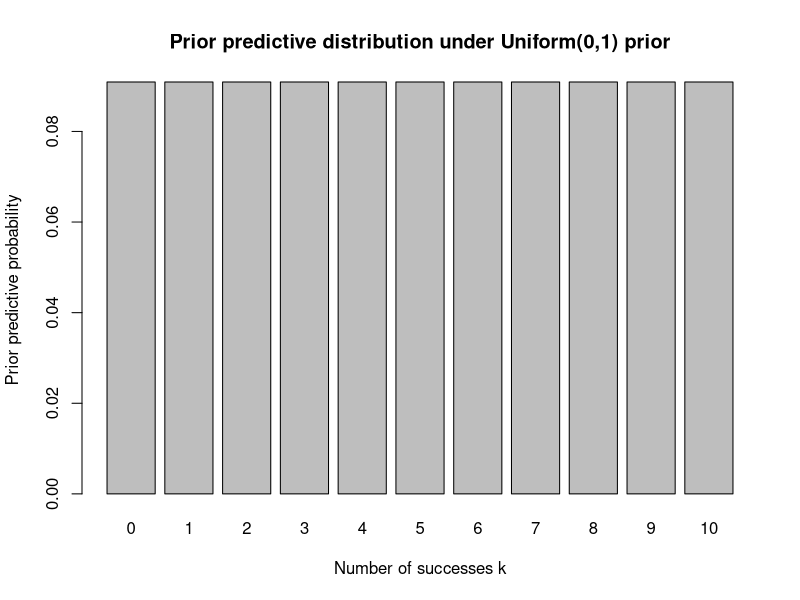
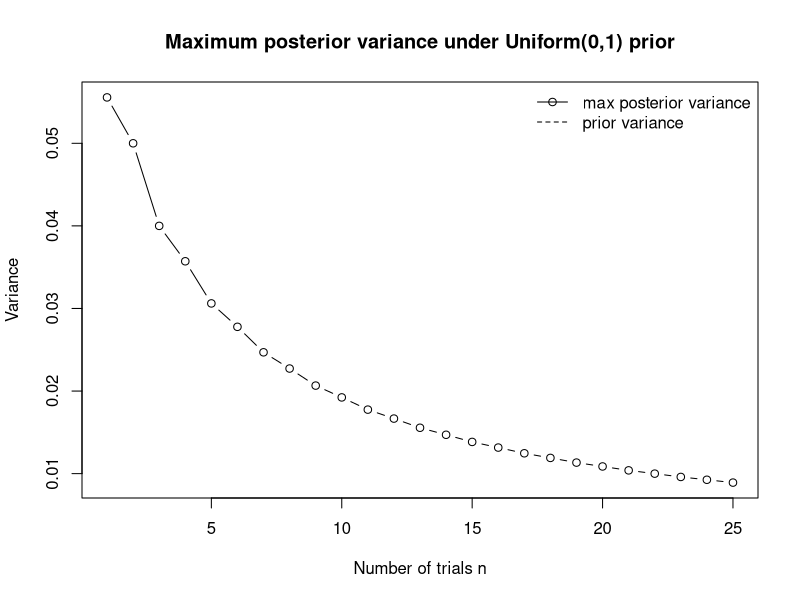
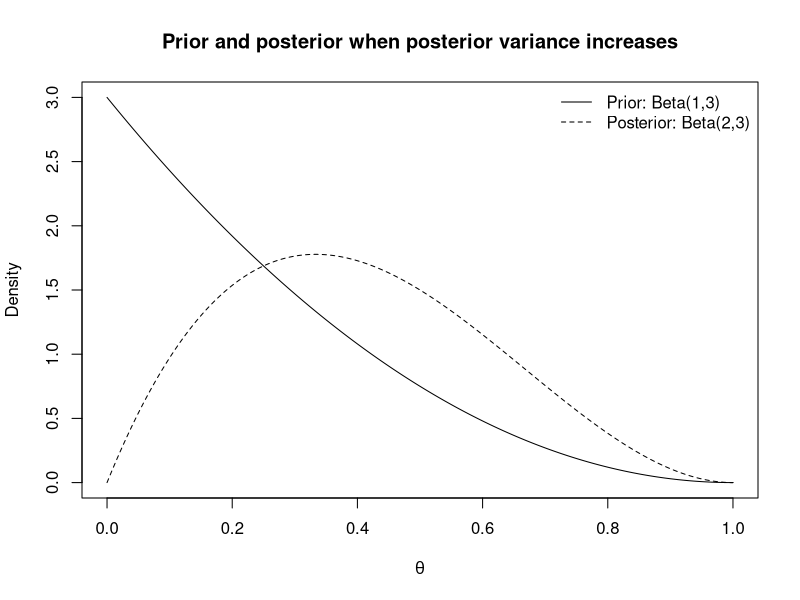

Here is the R script that generated these plots, in order:
# Project 01 / Analysis 01
# Beta-Binomial Foundations
#
# Purpose:
#   Demonstrate basic beta-binomial calculations used in Bayesian updating:
#   prior predictive probabilities, conjugate posterior updating, posterior
#   means as weighted averages, and variance behavior before/after observing data.
#
# How to run:
#   Open this file in VS Code and press Source.
#   The script assumes VS Code is opened at the repository root:
#   bayesian-statistical-theory-methods/

# -----------------------------
# Project setup
# -----------------------------

out_dir <- "projects/01-bayesian-updating-and-simulation-basics/analyses/01-beta-binomial-foundations"
fig_dir <- file.path(out_dir, "figures")
results_dir <- file.path(out_dir, "results")

dir.create(fig_dir, showWarnings = FALSE, recursive = TRUE)
dir.create(results_dir, showWarnings = FALSE, recursive = TRUE)

beta_mean <- function(a, b) a / (a + b)

beta_var <- function(a, b) {
  (a * b) / ((a + b)^2 * (a + b + 1))
}

posterior_beta_params <- function(a, b, y, n) {
  c(a_post = a + y, b_post = b + n - y)
}

# -----------------------------
# 1. Prior predictive under Uniform(0,1)
# -----------------------------

# If theta ~ Uniform(0,1) = Beta(1,1) and Y | theta ~ Binomial(n, theta),
# then P(Y = k) = 1 / (n + 1), for k = 0, ..., n.
n_demo <- 10
k_values <- 0:n_demo
prior_predictive <- choose(n_demo, k_values) * beta(k_values + 1, n_demo - k_values + 1)

prior_predictive_results <- data.frame(
  n = n_demo,
  k = k_values,
  prior_predictive_probability = prior_predictive,
  expected_uniform_probability = 1 / (n_demo + 1)
)

write.csv(
  prior_predictive_results,
  file = file.path(results_dir, "prior_predictive_uniform_binomial.csv"),
  row.names = FALSE
)

png(file.path(fig_dir, "01_prior_predictive_uniform_binomial.png"), width = 1200, height = 800, res = 150)
barplot(
  height = prior_predictive,
  names.arg = k_values,
  xlab = "Number of successes k",
  ylab = "Prior predictive probability",
  main = "Prior predictive distribution under Uniform(0,1) prior"
)
dev.off()

# -----------------------------
# 2. Posterior mean as weighted average
# -----------------------------

# Example values used only to numerically illustrate the algebra.
a <- 2
b <- 5
n <- 20
y <- 8

post <- posterior_beta_params(a, b, y, n)
a_post <- post["a_post"]
b_post <- post["b_post"]

prior_mean <- beta_mean(a, b)
sample_proportion <- y / n
posterior_mean <- beta_mean(a_post, b_post)

weight_prior <- (a + b) / (a + b + n)
weight_data <- n / (a + b + n)
posterior_mean_from_weights <- weight_prior * prior_mean + weight_data * sample_proportion

posterior_mean_results <- data.frame(
  a = a,
  b = b,
  n = n,
  y = y,
  prior_mean = prior_mean,
  sample_proportion = sample_proportion,
  posterior_mean = posterior_mean,
  prior_weight = weight_prior,
  data_weight = weight_data,
  posterior_mean_from_weighted_average = posterior_mean_from_weights
)

write.csv(
  posterior_mean_results,
  file = file.path(results_dir, "posterior_mean_weighted_average.csv"),
  row.names = FALSE
)

# -----------------------------
# 3. Uniform prior: posterior variance decreases for n >= 1
# -----------------------------

variance_rows <- list()
row_id <- 1

for (n_i in 1:25) {
  for (y_i in 0:n_i) {
    a_prior <- 1
    b_prior <- 1
    params <- posterior_beta_params(a_prior, b_prior, y_i, n_i)
    variance_rows[[row_id]] <- data.frame(
      n = n_i,
      y = y_i,
      prior_variance = beta_var(a_prior, b_prior),
      posterior_variance = beta_var(params["a_post"], params["b_post"])
    )
    row_id <- row_id + 1
  }
}

uniform_variance_results <- do.call(rbind, variance_rows)
uniform_variance_results$posterior_less_than_prior <- (
  uniform_variance_results$posterior_variance < uniform_variance_results$prior_variance
)

write.csv(
  uniform_variance_results,
  file = file.path(results_dir, "uniform_prior_variance_check.csv"),
  row.names = FALSE
)

# Show, for each n, the maximum posterior variance over y.
max_var_by_n <- aggregate(
  posterior_variance ~ n,
  data = uniform_variance_results,
  FUN = max
)
max_var_by_n$prior_variance <- beta_var(1, 1)

png(file.path(fig_dir, "02_uniform_prior_max_posterior_variance.png"), width = 1200, height = 800, res = 150)
plot(
  max_var_by_n$n,
  max_var_by_n$posterior_variance,
  type = "b",
  xlab = "Number of trials n",
  ylab = "Variance",
  main = "Maximum posterior variance under Uniform(0,1) prior"
)
abline(h = beta_var(1, 1), lty = 2)
legend(
  "topright",
  legend = c("max posterior variance", "prior variance"),
  lty = c(1, 2),
  pch = c(1, NA),
  bty = "n"
)
dev.off()

# -----------------------------
# 4. Example where posterior variance increases
# -----------------------------

# With theta ~ Beta(1,3), observing y = 1 success out of n = 1 trial gives
# theta | y ~ Beta(2,3). The posterior variance is larger than the prior variance.
a_example <- 1
b_example <- 3
n_example <- 1
y_example <- 1
post_example <- posterior_beta_params(a_example, b_example, y_example, n_example)

variance_increase_example <- data.frame(
  a_prior = a_example,
  b_prior = b_example,
  n = n_example,
  y = y_example,
  a_post = post_example["a_post"],
  b_post = post_example["b_post"],
  prior_mean = beta_mean(a_example, b_example),
  posterior_mean = beta_mean(post_example["a_post"], post_example["b_post"]),
  prior_variance = beta_var(a_example, b_example),
  posterior_variance = beta_var(post_example["a_post"], post_example["b_post"])
)

variance_increase_example$posterior_variance_larger <- (
  variance_increase_example$posterior_variance > variance_increase_example$prior_variance
)

write.csv(
  variance_increase_example,
  file = file.path(results_dir, "variance_increase_example.csv"),
  row.names = FALSE
)

x_grid <- seq(0, 1, length.out = 1000)

png(file.path(fig_dir, "03_variance_increase_example.png"), width = 1200, height = 800, res = 150)
plot(
  x_grid,
  dbeta(x_grid, a_example, b_example),
  type = "l",
  xlab = expression(theta),
  ylab = "Density",
  main = "Prior and posterior when posterior variance increases"
)
lines(x_grid, dbeta(x_grid, post_example["a_post"], post_example["b_post"]), lty = 2)
legend(
  "topright",
  legend = c("Prior: Beta(1,3)", "Posterior: Beta(2,3)"),
  lty = c(1, 2),
  bty = "n"
)
dev.off()

cat("Analysis 01 complete.\n")
cat("Figures saved to: ", fig_dir, "\n", sep = "")
cat("Results saved to: ", results_dir, "\n", sep = "")
